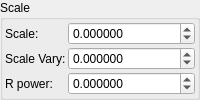
    <widget class="QGroupBox" name="groupBox_3">
     <property name="title">
      <string>Scale</string>
     </property>
     <layout class="QVBoxLayout" name="verticalLayout_6">
      <property name="leftMargin">
       <number>2</number>
      </property>
      <property name="topMargin">
       <number>2</number>
      </property>
      <property name="rightMargin">
       <number>2</number>
      </property>
      <property name="bottomMargin">
       <number>2</number>
      </property>
      <item>
       <layout class="QGridLayout" name="gridLayout" columnstretch="0,2">
        <property name="spacing">
         <number>2</number>
        </property>
        <item row="0" column="1">
         <widget class="MyDoubleSpinBox" name="spinbox_mandelbox_scale">
          <property name="sizePolicy">
           <sizepolicy hsizetype="Minimum" vsizetype="Maximum">
            <horstretch>0</horstretch>
            <verstretch>0</verstretch>
           </sizepolicy>
          </property>
          <property name="prefix">
           <string/>
          </property>
          <property name="suffix">
           <string/>
          </property>
          <property name="decimals">
           <number>6</number>
          </property>
          <property name="minimum">
           <double>-99.998999999999995</double>
          </property>
          <property name="maximum">
           <double>99.998999999999995</double>
          </property>
          <property name="singleStep">
           <double>0.100000000000000</double>
          </property>
         </widget>
        </item>
        <item row="2" column="1">
         <widget class="MyDoubleSpinBox" name="spinbox_mandelbox_vary_rpower">
          <property name="sizePolicy">
           <sizepolicy hsizetype="Minimum" vsizetype="Maximum">
            <horstretch>0</horstretch>
            <verstretch>0</verstretch>
           </sizepolicy>
          </property>
          <property name="prefix">
           <string/>
          </property>
          <property name="suffix">
           <string/>
          </property>
          <property name="decimals">
           <number>6</number>
          </property>
          <property name="minimum">
           <double>-99.998999999999995</double>
          </property>
          <property name="maximum">
           <double>99.998999999999995</double>
          </property>
          <property name="singleStep">
           <double>0.100000000000000</double>
          </property>
         </widget>
        </item>
        <item row="2" column="0">
         <widget class="QLabel" name="label_10">
          <property name="text">
           <string>R power:</string>
          </property>
         </widget>
        </item>
        <item row="1" column="0">
         <widget class="QLabel" name="label_11">
          <property name="text">
           <string>Scale Vary:</string>
          </property>
         </widget>
        </item>
        <item row="0" column="0">
         <widget class="QLabel" name="label_7">
          <property name="text">
           <string>Scale:</string>
          </property>
         </widget>
        </item>
        <item row="1" column="1">
         <widget class="MyDoubleSpinBox" name="spinbox_mandelbox_vary_scale_vary">
          <property name="sizePolicy">
           <sizepolicy hsizetype="Minimum" vsizetype="Maximum">
            <horstretch>0</horstretch>
            <verstretch>0</verstretch>
           </sizepolicy>
          </property>
          <property name="prefix">
           <string/>
          </property>
          <property name="suffix">
           <string/>
          </property>
          <property name="decimals">
           <number>6</number>
          </property>
          <property name="minimum">
           <double>-99.998999999999995</double>
          </property>
          <property name="maximum">
           <double>99.998999999999995</double>
          </property>
          <property name="singleStep">
           <double>0.100000000000000</double>
          </property>
         </widget>
        </item>
       </layout>
      </item>
     </layout>
    </widget>
